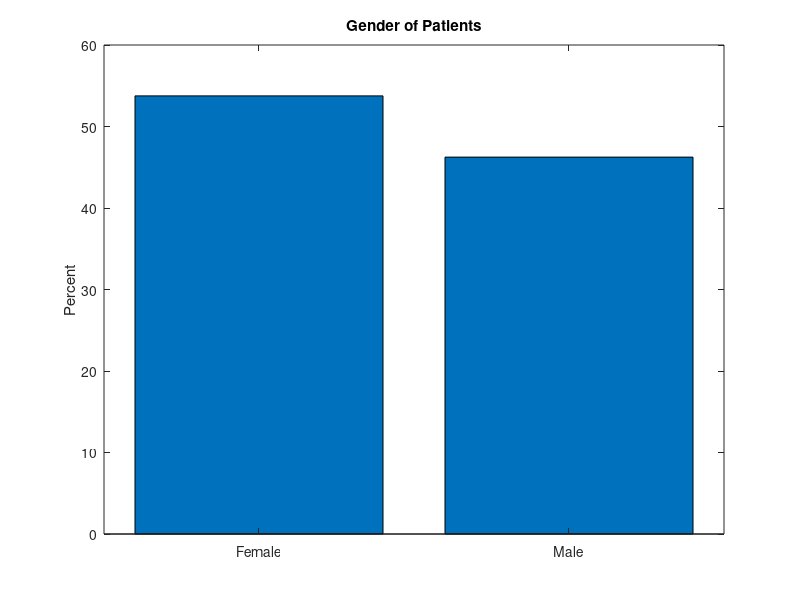
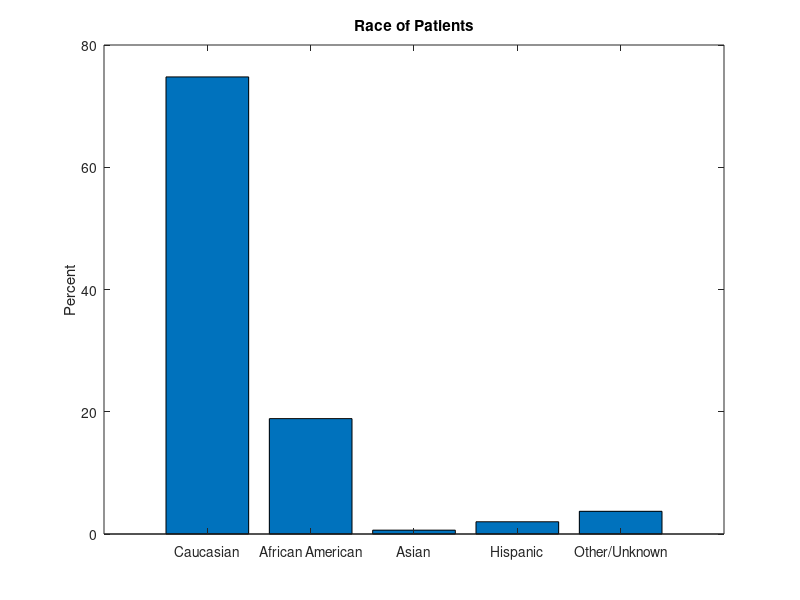
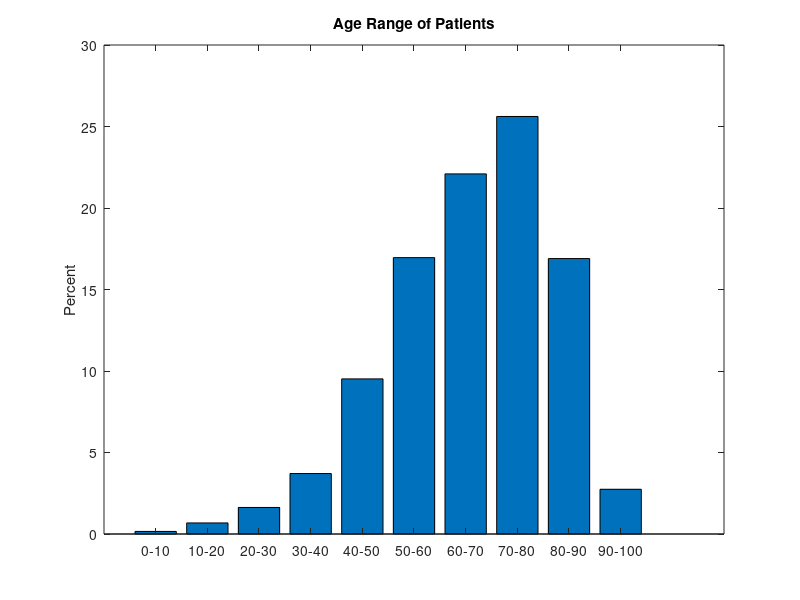
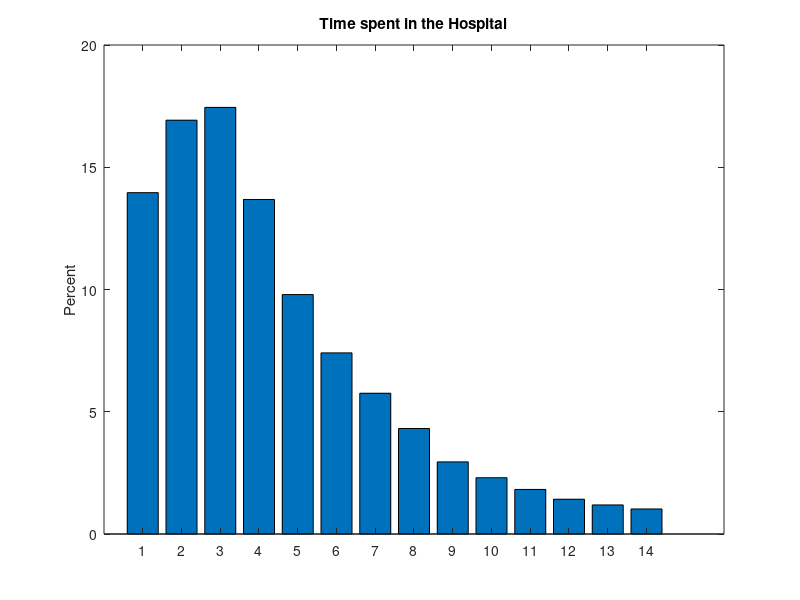

Source code (MATLAB) for these figures, in order:
%% This code is to calculate and obtain some interesting statistics about
% the data set that we're working with. We'll be looking at gender, race, 
% age, hospital readmission rates, Time in the hospital

clear
close all
load('Final_Data.mat')

%% Here we look at gender: second column.
figure
col = 2;
tb = tabulate(X_Data(:,col));
bar(tb(:,3))
set(gca,'XTickLabel',{'Female', 'Male'})
title('Gender of Patients')
ylabel('Percent')

%% Here we look at race: first column
figure
col = 1;
tb = tabulate(X_Data(:,col));
bar(tb(:,3))
set(gca,'XTickLabel',{'Caucasian', 'African American', 'Asian','Hispanic','Other/Unknown'})
title('Race of Patients')
ylabel('Percent')

%% Here we look at Ages: Third column
figure
col = 3;
tb = tabulate(X_Data(:,col));
bar(tb(:,3))
set(gca,'XTickLabel',{'0-10', '10-20', '20-30','30-40','40-50','50-60', '60-70', '70-80','80-90','90-100'})
title('Age Range of Patients')
ylabel('Percent')

%% Here we look at Time spent in the hospital: Seventh column
figure
col = 7;
tb = tabulate(X_Data(:,col));
bar(tb(:,3))
title('Time spent in the Hospital')
ylabel('Percent')


%% Here we look at Re-admissionn rates: Labels column
figure
tb = tabulate(Y_Label);
bar(tb(:,3))
title('Readmission Rates')
set(gca,'XTickLabel',{'Not Readmitted', 'Within 30 days'})
ylabel('Percent')

